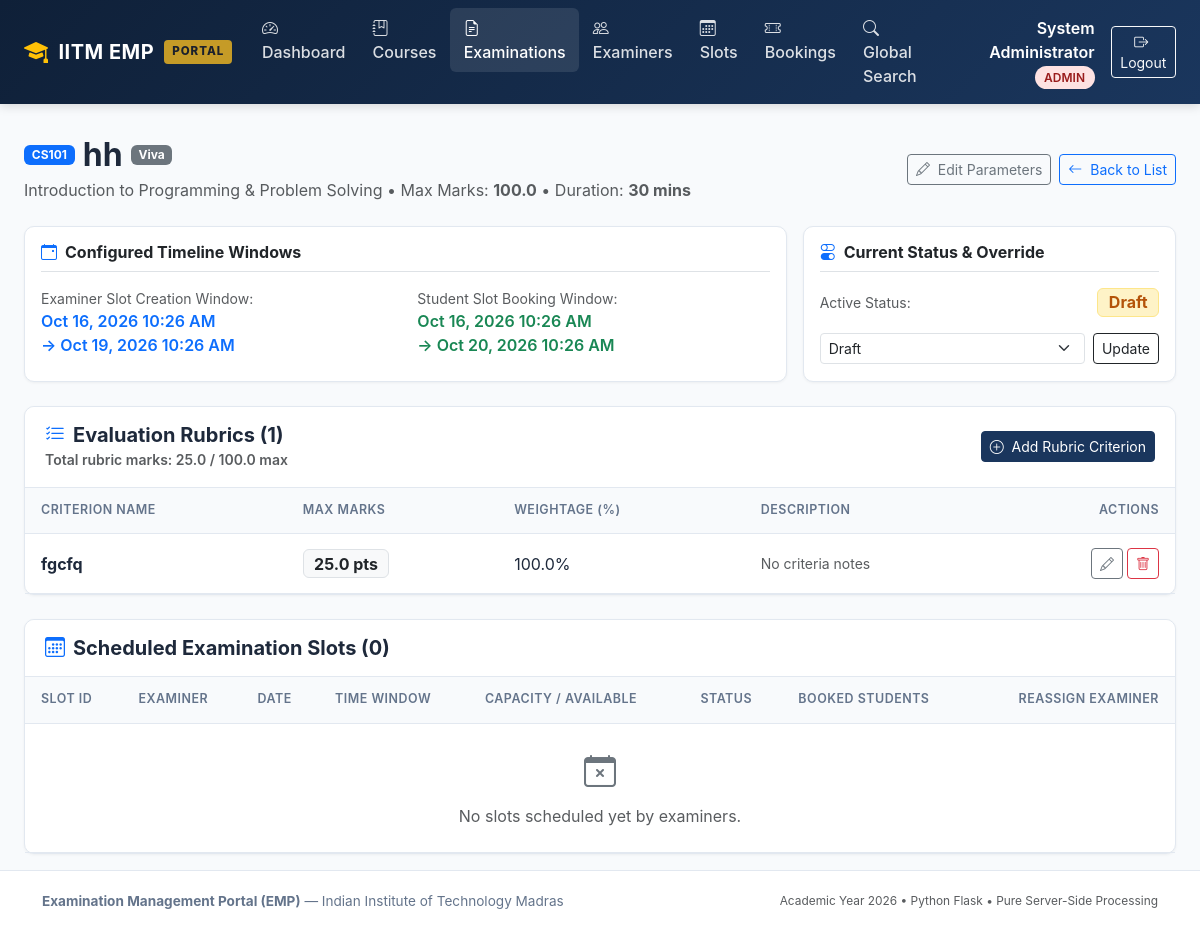
/admin/examinations/5 (signed in), run on the app's committed database.
### models/user.py (models this page shows, shortened)
class User(UserMixin, db.Model):
    __tablename__ = 'users'
    id = db.Column(db.Integer, primary_key=True, autoincrement=True)
    name = db.Column(db.String(150), nullable=False)
    email = db.Column(db.String(150), unique=True, nullable=False, index=True)
    password_hash = db.Column(db.String(256), nullable=False)
    role = db.Column(db.String(20), nullable=False)
    status = db.Column(db.String(20), nullable=False, default='active')
    created_at = db.Column(db.DateTime, default=datetime.now, nullable=False)
    examiner_profile = db.relationship('ExaminerProfile', back_populates='user', uselist=False, cascade='all, delete-orphan')
    slots = db.relationship('ExaminationSlot', back_populates='examiner', foreign_keys='ExaminationSlot.examiner_id', cascade='all, delete-orphan')
    bookings = db.relationship('Booking', back_populates='student', foreign_keys='Booking.student_id', cascade='all, delete-orphan')

### models/course.py (models this page shows, shortened)
class Course(db.Model):
    __tablename__ = 'courses'
    course_id = db.Column(db.Integer, primary_key=True, autoincrement=True)
    course_code = db.Column(db.String(50), unique=True, nullable=False, index=True)
    course_name = db.Column(db.String(200), nullable=False)
    description = db.Column(db.Text, nullable=True)
    status = db.Column(db.String(20), nullable=False, default='active')
    examinations = db.relationship('Examination', back_populates='course', cascade='all, delete-orphan')

### models/examination.py (models this page shows, shortened)
class Examination(db.Model):
    __tablename__ = 'examinations'
    exam_id = db.Column(db.Integer, primary_key=True, autoincrement=True)
    course_id = db.Column(db.Integer, db.ForeignKey('courses.course_id', ondelete='CASCADE'), nullable=False)
    examination_name = db.Column(db.String(200), nullable=False)
    examination_type = db.Column(db.String(50), nullable=False)
    duration = db.Column(db.Integer, nullable=False, default=30)
    maximum_marks = db.Column(db.Float, nullable=False, default=100.0)
    slot_creation_start = db.Column(db.DateTime, nullable=False)
    slot_creation_end = db.Column(db.DateTime, nullable=False)
    slot_booking_start = db.Column(db.DateTime, nullable=False)
    slot_booking_end = db.Column(db.DateTime, nullable=False)
    status = db.Column(db.String(30), nullable=False, default='Draft')
    course = db.relationship('Course', back_populates='examinations')
    rubrics = db.relationship('Rubric', back_populates='examination', cascade='all, delete-orphan')
    slots = db.relationship('ExaminationSlot', back_populates='examination', cascade='all, delete-orphan')
    def total_rubric_marks(self):
        return sum(r.maximum_marks for r in self.rubrics)

### models/rubric.py (models this page shows, shortened)
class Rubric(db.Model):
    __tablename__ = 'rubrics'
    rubric_id = db.Column(db.Integer, primary_key=True, autoincrement=True)
    examination_id = db.Column(db.Integer, db.ForeignKey('examinations.exam_id', ondelete='CASCADE'), nullable=False)
    criterion_name = db.Column(db.String(200), nullable=False)
    maximum_marks = db.Column(db.Float, nullable=False)
    weightage = db.Column(db.Float, nullable=False, default=100.0)
    description = db.Column(db.Text, nullable=True)
    examination = db.relationship('Examination', back_populates='rubrics')
    evaluations = db.relationship('Evaluation', back_populates='rubric', cascade='all, delete-orphan')

### routes/admin.py (the view)
@admin_bp.route('/examinations/<int:exam_id>')
def examination_detail(exam_id):
    exam = db.session.get(Examination, exam_id) or abort(404)
    rubrics = Rubric.query.filter_by(examination_id=exam_id).all()
    slots = ExaminationSlot.query.filter_by(examination_id=exam_id).order_by(ExaminationSlot.date, ExaminationSlot.start_time).all()
    examiners = User.query.filter_by(role='examiner', status='active').all()
    return render_template('admin/examination_detail.html', exam=exam, rubrics=rubrics, slots=slots, examiners=examiners)

### templates/admin/examination_detail.html (shortened to what this page needs)
{% extends 'base.html' %}
{% block content %}
<div class="d-flex flex-column flex-md-row justify-content-between align-items-md-center mb-4 gap-2">
  <div>
    <div class="d-flex align-items-center gap-2 mb-1">
      <span class="badge bg-primary">{{ exam.course.course_code }}</span>
      <h2 class="fw-bold mb-0">{{ exam.examination_name }}</h2>
      <span class="badge bg-secondary">{{ exam.examination_type }}</span>
    </div>
    <p class="text-muted mb-0">{{ exam.course.course_name }} &bull; Max Marks: <strong>{{ exam.maximum_marks }}</strong> &bull; Duration: <strong>{{ exam.duration }} mins</strong></p>
  </div>
  <div class="d-flex gap-2">
    <a href="{{ url_for('admin.edit_examination', exam_id=exam.exam_id) }}" class="btn btn-outline-secondary btn-sm">
      <i class="bi bi-pencil me-1"></i> Edit Parameters
    </a>
    <a href="{{ url_for('admin.examinations') }}" class="btn btn-outline-primary btn-sm">
      <i class="bi bi-arrow-left me-1"></i> Back to List
    </a>
  </div>
</div>
<div class="row g-3 mb-4">
  <div class="col-md-8">
    <div class="emp-card p-3 h-100">
      <h6 class="fw-bold text-dark border-bottom pb-2 mb-3"><i class="bi bi-calendar-event me-2 text-primary"></i>Configured Timeline Windows</h6>
      <div class="row">
        <div class="col-sm-6 mb-2">
          <div class="text-muted small">Examiner Slot Creation Window:</div>
          <div class="fw-semibold text-primary">
            {{ exam.slot_creation_start | datetime_format }} <br>&rarr; {{ exam.slot_creation_end | datetime_format }}
          </div>
        </div>
        <div class="col-sm-6 mb-2">
          <div class="text-muted small">Student Slot Booking Window:</div>
          <div class="fw-semibold text-success">
            {{ exam.slot_booking_start | datetime_format }} <br>&rarr; {{ exam.slot_booking_end | datetime_format }}
          </div>
        </div>
      </div>
    </div>
  </div>
  <div class="col-md-4">
    <div class="emp-card p-3 h-100">
      <h6 class="fw-bold text-dark border-bottom pb-2 mb-3"><i class="bi bi-toggles me-2 text-primary"></i>Current Status & Override</h6>
      <div class="d-flex align-items-center justify-content-between mb-3">
        <span class="text-muted small">Active Status:</span>
        <span class="badge fs-6 {% if exam.status == 'Booking Open' %}badge-status-open{% elif exam.status == 'Slot Creation' %}badge-status-creation{% elif exam.status == 'Completed' %}badge-status-completed{% else %}badge-status-draft{% endif %}">
          {{ exam.status }}
        </span>
      </div>
      <form method="POST" action="{{ url_for('admin.update_examination_status', exam_id=exam.exam_id) }}" class="d-flex gap-2">
        <select name="status" class="form-select form-select-sm">
          <option value="Draft" {% if exam.status == 'Draft' %}selected{% endif %}>Draft</option>
        </select>
        <button type="submit" class="btn btn-sm btn-outline-dark">Update</button>
      </form>
    </div>
  </div>
</div>
<div class="emp-card mb-4">
  <div class="emp-card-header d-flex justify-content-between align-items-center">
    <div>
      <h5 class="mb-0 fw-bold"><i class="bi bi-list-check text-primary me-2"></i>Evaluation Rubrics ({{ rubrics|length }})</h5>
      <span class="small text-muted">Total rubric marks: {{ exam.total_rubric_marks() }} / {{ exam.maximum_marks }} max</span>
    </div>
    <a href="{{ url_for('admin.new_rubric', exam_id=exam.exam_id) }}" class="btn btn-sm btn-emp-primary">
      <i class="bi bi-plus-circle me-1"></i> Add Rubric Criterion
    </a>
  </div>
  <div class="table-responsive">
    <table class="emp-table">
      <thead>
        <tr>
          <th>Criterion Name</th>
          <th>Max Marks</th>
          <th>Weightage (%)</th>
          <th>Description</th>
          <th class="text-end">Actions</th>
        </tr>
      </thead>
      <tbody>
        {% for r in rubrics %}
        <tr>
          <td class="fw-bold">{{ r.criterion_name }}</td>
          <td><span class="badge bg-light text-dark border fs-6">{{ r.maximum_marks }} pts</span></td>
          <td>{{ r.weightage }}%</td>
          <td class="text-muted small" style="max-width: 350px;">{{ r.description or 'No criteria notes' }}</td>
          <td class="text-end">
            <div class="d-inline-flex gap-1">
              <a href="{{ url_for('admin.edit_rubric', rubric_id=r.rubric_id) }}" class="btn btn-sm btn-outline-secondary" title="Edit Criterion">
                <i class="bi bi-pencil"></i>
              </a>
              <form method="POST" action="{{ url_for('admin.delete_rubric', rubric_id=r.rubric_id) }}" class="d-inline" onsubmit="return confirm('Delete this rubric criterion?');">
                <button type="submit" class="btn btn-sm btn-outline-danger" title="Delete Criterion">
                  <i class="bi bi-trash"></i>
                </button>
              </form>
            </div>
          </td>
        </tr>
        {% endfor %}
      </tbody>
    </table>
  </div>
</div>
<div class="emp-card">
  <div class="emp-card-header d-flex justify-content-between align-items-center">
    <h5 class="mb-0 fw-bold"><i class="bi bi-calendar3 text-primary me-2"></i>Scheduled Examination Slots ({{ slots|length }})</h5>
  </div>
  <div class="table-responsive">
    <table class="emp-table">
      <thead>
        <tr>
          <th>Slot ID</th>
          <th>Examiner</th>
          <th>Date</th>
          <th>Time Window</th>
          <th>Capacity / Available</th>
          <th>Status</th>
          <th>Booked Students</th>
          <th class="text-end">Reassign Examiner</th>
        </tr>
      </thead>
      <tbody>
        {% for slot in slots %}
        <tr>
          <td class="fw-bold">#{{ slot.slot_id }}</td>
          <td>
            <i class="bi bi-person-circle text-primary me-1"></i>
            {{ slot.examiner.name }}
          </td>
          <td class="fw-semibold">{{ slot.date | date_format }}</td>
          <td>{{ slot.start_time | time_format }} &ndash; {{ slot.end_time | time_format }}</td>
          <td>
            <span class="fw-bold">{{ slot.available_seats }}</span> / {{ slot.maximum_student_capacity }} left
          </td>
          <td>
            {% if slot.status == 'Available' %}
              <span class="badge badge-status-available">Available</span>
            {% elif slot.status == 'Full' %}
              <span class="badge badge-status-full">Full</span>
            {% elif slot.status == 'Cancelled' %}
              <span class="badge badge-status-cancelled">Cancelled</span>
            {% else %}
              <span class="badge badge-status-completed">Completed</span>
            {% endif %}
          </td>
          <td>
            <span class="badge bg-light text-dark border">{{ slot.bookings|length }} student(s)</span>
          </td>
          <td class="text-end">
            <form method="POST" action="{{ url_for('admin.reassign_slot', slot_id=slot.slot_id) }}" class="d-inline-flex gap-1 align-items-center">
              <select name="examiner_id" class="form-select form-select-sm" style="width: 170px;" required>
                {% for ex in examiners %}
                  <option value="{{ ex.id }}" {% if ex.id == slot.examiner_id %}selected{% endif %}>
                    {{ ex.name }}
                  </option>
                {% endfor %}
              </select>
              <button type="submit" class="btn btn-sm btn-outline-primary" title="Confirm Reassignment">Assign</button>
            </form>
          </td>
        </tr>
        {% else %}
        <tr>
          <td colspan="8" class="text-center py-4 text-muted">
            <i class="bi bi-calendar-x fs-2 d-block text-secondary mb-2"></i>
            No slots scheduled yet by examiners.
          </td>
        </tr>
        {% endfor %}
      </tbody>
    </table>
  </div>
</div>
{% endblock %}

### templates/base.html (shortened to what this page needs)
<!DOCTYPE html>
<html lang="en">
<head>
  <link href="https://cdn.jsdelivr.net/npm/bootstrap@5.3.3/dist/css/bootstrap.min.css" rel="stylesheet">
  <link href="https://cdn.jsdelivr.net/npm/bootstrap-icons@1.11.3/font/bootstrap-icons.min.css" rel="stylesheet">
  <link rel="stylesheet" href="{{ url_for('static', filename='css/style.css') }}">
</head>
<body>
  <nav class="navbar navbar-expand-lg navbar-dark emp-navbar sticky-top">
    <div class="container-fluid px-lg-4">
      <a class="navbar-brand emp-brand" href="{{ url_for('index') }}">
        <i class="bi bi-mortarboard-fill text-warning fs-4"></i>
        <span>IITM EMP</span>
        <span class="emp-brand-badge">PORTAL</span>
      </a>
      <div class="collapse navbar-collapse" id="empNavbarNav">
        <ul class="navbar-nav me-auto mb-2 mb-lg-0">
          {% if current_user.is_authenticated %}
            {% if current_user.role == 'admin' %}
              <li class="nav-item">
                <a class="nav-link {% if request.endpoint == 'admin.dashboard' %}active{% endif %}" href="{{ url_for('admin.dashboard') }}">
                  <i class="bi bi-speedometer2 me-1"></i> Dashboard
                </a>
              </li>
              <li class="nav-item">
                <a class="nav-link {% if 'courses' in request.endpoint %}active{% endif %}" href="{{ url_for('admin.courses') }}">
                  <i class="bi bi-journal-bookmark me-1"></i> Courses
                </a>
              </li>
              <li class="nav-item">
                <a class="nav-link {% if 'examination' in request.endpoint %}active{% endif %}" href="{{ url_for('admin.examinations') }}">
                  <i class="bi bi-file-earmark-text me-1"></i> Examinations
                </a>
              </li>
              <li class="nav-item">
                <a class="nav-link {% if 'examiners' in request.endpoint %}active{% endif %}" href="{{ url_for('admin.examiners') }}">
                  <i class="bi bi-people me-1"></i> Examiners
                </a>
              </li>
              <li class="nav-item">
                <a class="nav-link {% if 'slots' in request.endpoint %}active{% endif %}" href="{{ url_for('admin.slots') }}">
                  <i class="bi bi-calendar3 me-1"></i> Slots
                </a>
              </li>
              <li class="nav-item">
                <a class="nav-link {% if 'bookings' in request.endpoint %}active{% endif %}" href="{{ url_for('admin.bookings') }}">
                  <i class="bi bi-ticket-perforated me-1"></i> Bookings
                </a>
              </li>
              <li class="nav-item">
                <a class="nav-link {% if request.endpoint == 'admin.search' %}active{% endif %}" href="{{ url_for('admin.search') }}">
                  <i class="bi bi-search me-1"></i> Global Search
                </a>
              </li>
            {% endif %}
          {% endif %}
        </ul>
        <div class="d-flex align-items-center gap-3">
          {% if current_user.is_authenticated %}
            <div class="text-white text-end d-none d-md-block">
              <span class="fw-semibold">{{ current_user.name }}</span>
              <span class="user-role-badge role-{{ current_user.role }} ms-1">{{ current_user.role }}</span>
            </div>
            <a href="{{ url_for('auth.logout') }}" class="btn btn-outline-light btn-sm">
              <i class="bi bi-box-arrow-right me-1"></i> Logout
            </a>
          {% endif %}
        </div>
      </div>
    </div>
  </nav>
  <main class="container-fluid px-lg-4 py-3">
    {% block content %}{% endblock %}
  </main>
  <footer class="emp-footer text-center mt-auto">
    <div class="container">
      <div class="d-flex flex-column flex-md-row justify-content-between align-items-center">
        <div>
          <strong>Examination Management Portal (EMP)</strong> &mdash; Indian Institute of Technology Madras
        </div>
        <div class="text-muted small mt-2 mt-md-0">
          Academic Year {{ current_year }} &bull; Python Flask &bull; Pure Server-Side Processing
        </div>
      </div>
    </div>
  </footer>
</body>
</html>

### data on the page
User: name "System Administrator", role "ADMIN"
Course: course.course_code "CS101", course.course_name "Introduction to Programming & Problem Solving"
Examination: examination_name "hh", examination_type "Viva", maximum_marks "100.0", duration "30", slot_creation_start "Oct 16, 2026 10:26 AM", slot_creation_end "Oct 19, 2026 10:26 AM", slot_booking_start "Oct 16, 2026 10:26 AM", slot_booking_end "Oct 20, 2026 10:26 AM", status "Draft"
Rubric: total_rubric_marks "25.0", criterion_name "fgcfq", maximum_marks "25.0", weightage "100.0", description "No criteria notes"

### other printed values
{{ rubrics|length }} "1"
{{ slots|length }} "0"
